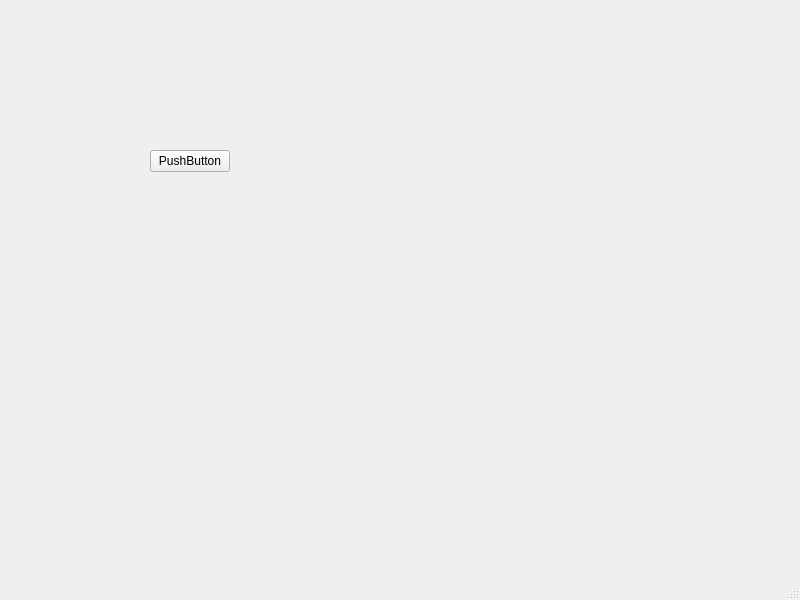
<?xml version="1.0" encoding="UTF-8"?>
<ui version="4.0">
 <class>MainWindow</class>
 <widget class="QMainWindow" name="MainWindow">
  <property name="geometry">
   <rect>
    <x>0</x>
    <y>0</y>
    <width>800</width>
    <height>600</height>
   </rect>
  </property>
  <property name="windowTitle">
   <string>MainWindow</string>
  </property>
  <widget class="QWidget" name="centralwidget">
   <widget class="QPushButton" name="pushButton">
    <property name="geometry">
     <rect>
      <x>150</x>
      <y>150</y>
      <width>80</width>
      <height>22</height>
     </rect>
    </property>
    <property name="text">
     <string>PushButton</string>
    </property>
   </widget>
  </widget>
  <widget class="QMenuBar" name="menubar">
   <property name="geometry">
    <rect>
     <x>0</x>
     <y>0</y>
     <width>800</width>
     <height>19</height>
    </rect>
   </property>
  </widget>
  <widget class="QStatusBar" name="statusbar"/>
 </widget>
 <resources/>
 <connections/>
</ui>
